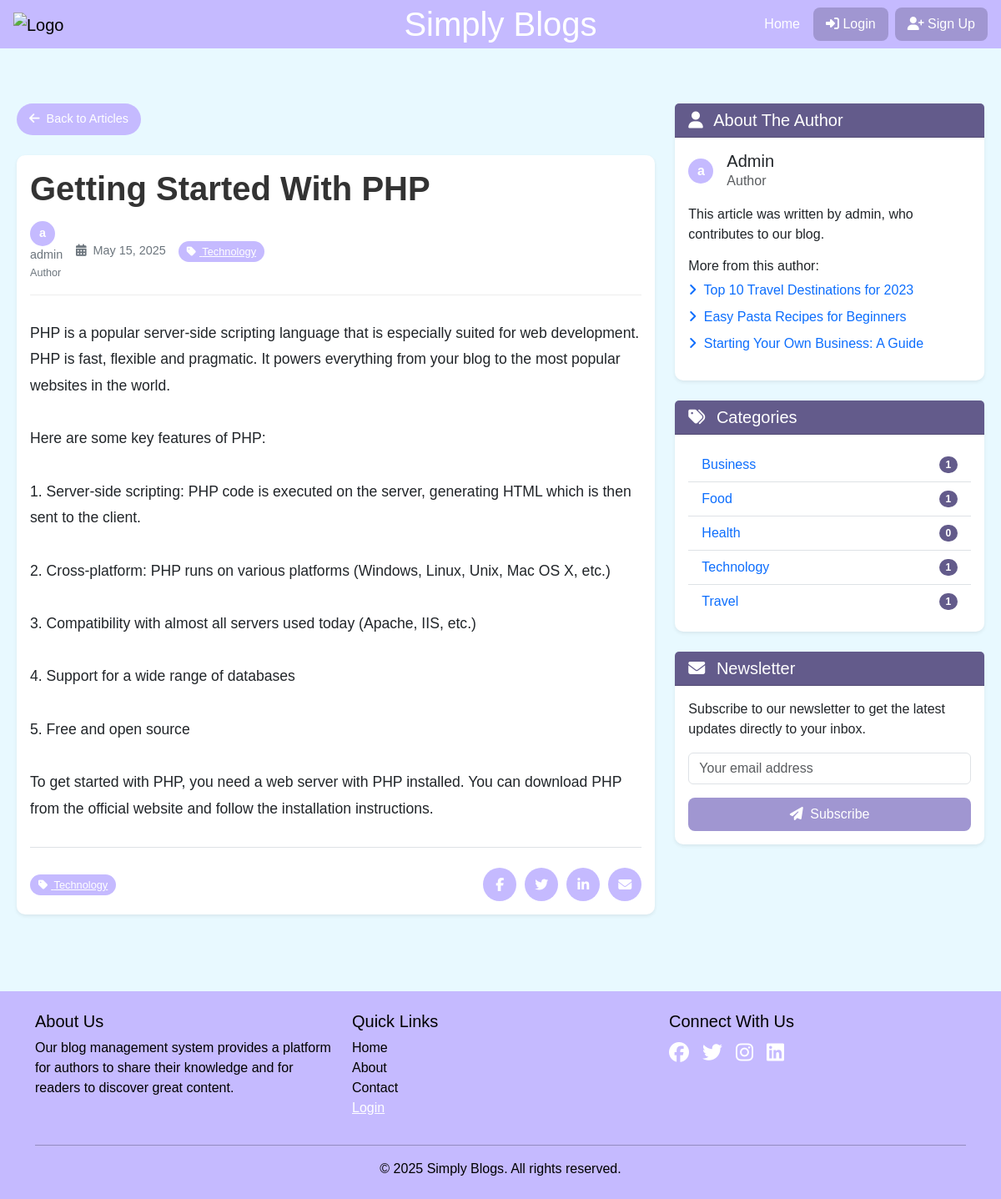
Screenshot of /view_post.php?id=1 with the database file from the repository.
### tables this page shows
CREATE TABLE IF NOT EXISTS posts_details (
  post_id INT AUTO_INCREMENT PRIMARY KEY,
  title VARCHAR(255) NOT NULL,
  content TEXT NOT NULL,
  r_author_id INT NOT NULL,
  r_category_id INT NOT NULL,
  image_link VARCHAR(255),
  post_status ENUM('draft', 'published') NOT NULL DEFAULT 'draft',
  create_time DATETIME NOT NULL DEFAULT CURRENT_TIMESTAMP,
  update_time DATETIME NOT NULL DEFAULT CURRENT_TIMESTAMP ON UPDATE CURRENT_TIMESTAMP,
  status_del TINYINT(1) NOT NULL DEFAULT 1,
  FOREIGN KEY (r_author_id) REFERENCES user_details(user_id),
  FOREIGN KEY (r_category_id) REFERENCES categories(category_id)
);

CREATE TABLE IF NOT EXISTS categories (
  category_id INT AUTO_INCREMENT PRIMARY KEY,
  category_name VARCHAR(50) NOT NULL UNIQUE,
  category_description TEXT,
  create_time DATETIME NOT NULL DEFAULT CURRENT_TIMESTAMP,
  update_time DATETIME NOT NULL DEFAULT CURRENT_TIMESTAMP ON UPDATE CURRENT_TIMESTAMP,
  status_del TINYINT(1) NOT NULL DEFAULT 1
);

### config/database.php (called while the page is built, shortened)
<?php
function db_connect()
{
    static $conn = null;
    if ($conn === null) {
        try {
            $conn = new PDO("mysql:host=" . DB_HOST . ";dbname=" . DB_NAME, DB_USER, DB_PASS);
            $conn->setAttribute(PDO::ATTR_ERRMODE, PDO::ERRMODE_EXCEPTION);
            $conn->setAttribute(PDO::ATTR_DEFAULT_FETCH_MODE, PDO::FETCH_ASSOC);
        } catch (PDOException $e) {
            die("Database connection failed: " . $e->getMessage());
        }
    }
    return $conn;
}
function db_query($query, $params = [])
{
    $conn = db_connect();
    $stmt = $conn->prepare($query);
    foreach ($params as $key => $value) {
        if (is_int($key)) {
            $paramIndex = $key + 1;
        } else {
            $paramIndex = $key;
        }
        if (is_int($value)) {
            $stmt->bindValue($paramIndex, $value, PDO::PARAM_INT);
        } else {
            $stmt->bindValue($paramIndex, $value);
        }
    }
    $stmt->execute();
    return $stmt;
}
function db_fetch_row($query, $params = [])
{
    $stmt = db_query($query, $params);
    return $stmt->fetch();
}
function db_fetch_all($query, $params = [])
{
    $stmt = db_query($query, $params);
    return $stmt->fetchAll();
}
?>

### includes/post_functions.php (called while the page is built, shortened)
<?php
require_once 'config/database.php';
require_once 'includes/functions.php';
function get_post($post_id)
{
    $post = db_fetch_row(
        "SELECT
            p.post_id,
            p.title,
            p.content,
            p.image_link,
            p.r_author_id,
            p.r_category_id,
            p.post_status,
            IFNULL(u.user_name, 'Unknown') AS author_name,
            IFNULL(c.category_name, 'Uncategorized') AS category_name,
            p.create_time,
            p.update_time
        FROM posts_details p
        LEFT JOIN user_details u ON p.r_author_id = u.user_id
        LEFT JOIN categories c ON p.r_category_id = c.category_id
        WHERE p.post_id = ? AND p.status_del = 1",
        [$post_id]
    );
    return $post;
}
function get_posts($options = [])
{
    $where_clauses = ["p.status_del = 1"];
    $params = [];
    if (isset($options['author_id'])) {
        $where_clauses[] = "p.r_author_id = ?";
        $params[] = $options['author_id'];
    }
    if (isset($options['category_id'])) {
        $where_clauses[] = "p.r_category_id = ?";
        $params[] = $options['category_id'];
    }
    if (isset($options['status'])) {
        $where_clauses[] = "p.post_status = ?";
        $params[] = $options['status'];
    }
    if (isset($options['exclude'])) {
        $where_clauses[] = "p.post_id != ?";
        $params[] = $options['exclude'];
    }
    $where_clause = implode(' AND ', $where_clauses);
    $limit = isset($options['limit']) ? (int) $options['limit'] : ITEMS_PER_PAGE;
    $offset = isset($options['offset']) ? (int) $options['offset'] : 0;
    $count_query = "SELECT COUNT(*) as total FROM posts_details p WHERE $where_clause";
    $total = db_fetch_row($count_query, $params)['total'];
    $query = "SELECT
                p.post_id,
                p.title,
                p.content,
                p.image_link,
                p.r_author_id,
                p.r_category_id,
                p.post_status,
                IFNULL(u.user_name, 'Unknown') AS author_name,
                IFNULL(c.category_name, 'Uncategorized') AS category_name,
                p.create_time,
                p.update_time
            FROM posts_details p
            LEFT JOIN user_details u ON p.r_author_id = u.user_id
            LEFT JOIN categories c ON p.r_category_id = c.category_id
            WHERE $where_clause
            ORDER BY p.create_time DESC
            LIMIT ? OFFSET ?";
    $params[] = (int) $limit;
    $params[] = (int) $offset;
    $posts = db_fetch_all($query, $params);
    return [
        'total' => $total,
        'limit' => $limit,
        'offset' => $offset,
        'posts' => $posts
    ];
}
?>

### includes/functions.php (called while the page is built, shortened)
<?php
function html_escape($string)
{
    return htmlspecialchars($string, ENT_QUOTES, 'UTF-8');
}
function format_date($date, $format = 'F j, Y')
{
    return date($format, strtotime($date));
}
?>

### includes/category_functions.php (called while the page is built, shortened)
<?php
require_once 'config/database.php';
require_once 'includes/functions.php';
function get_categories($with_post_count = false)
{
    if ($with_post_count) {
        return db_fetch_all(
            "SELECT
                c.category_id,
                c.category_name,
                c.category_description,
                COUNT(p.post_id) as post_count
            FROM categories c
            LEFT JOIN posts_details p ON c.category_id = p.r_category_id AND p.post_status = 'published' AND p.status_del = 1
            WHERE c.status_del = 1
            GROUP BY c.category_id
            ORDER BY c.category_name"
        );
    } else {
        return db_fetch_all(
            "SELECT
                category_id,
                category_name,
                category_description
            FROM categories
            WHERE status_del = 1
            ORDER BY category_name"
        );
    }
}
?>

### view_post.php (the view, shortened to what this page needs)
<?php
require_once 'config/database.php';
require_once 'includes/functions.php';
require_once 'includes/post_functions.php';
require_once 'includes/category_functions.php';
$post_id = $_GET['id'];
$post = get_post($post_id);
$categories = get_categories();
include('components/header.php');
?>
<div class="row">
    <div class="col-lg-8">
        <a href="end_user.php" class="back-button mb-4 d-inline-block">
            <i class="fas fa-arrow-left me-1"></i> Back to Articles
        </a>
        <article class="card shadow-sm mb-4">
            <div class="card-body">
                <header class="article-header">
                    <h1 class="article-title"><?php echo html_escape($post['title']); ?></h1>
                    <div class="article-meta">
                        <div class="author-info">
                            <div class="author-avatar">
                                <?php echo substr($post['author_name'], 0, 1); ?>
                            </div>
                            <div>
                                <div><?php echo html_escape($post['author_name']); ?></div>
                                <small>Author</small>
                            </div>
                        </div>
                        <div>
                            <i class="fas fa-calendar-alt me-1"></i>
                            <?php echo format_date($post['create_time']); ?>
                        </div>
                        <a href="end_user.php?category=<?php echo $post['r_category_id']; ?>" class="category-badge">
                            <i class="fas fa-tag me-1"></i> <?php echo html_escape($post['category_name']); ?>
                        </a>
                    </div>
                </header>
                <div class="article-content">
                    <?php echo nl2br(html_escape($post['content'])); ?>
                </div>
                <div class="d-flex justify-content-between align-items-center mt-4 pt-4 border-top">
                    <div>
                        <a href="end_user.php?category=<?php echo $post['r_category_id']; ?>" class="category-badge">
                            <i class="fas fa-tag me-1"></i> <?php echo html_escape($post['category_name']); ?>
                        </a>
                    </div>
                    <div class="share-buttons">
                        <a href="#" class="share-button share-facebook" title="Share on Facebook">
                            <i class="fab fa-facebook-f"></i>
                        </a>
                        <a href="#" class="share-button share-twitter" title="Share on Twitter">
                            <i class="fab fa-twitter"></i>
                        </a>
                        <a href="#" class="share-button share-linkedin" title="Share on LinkedIn">
                            <i class="fab fa-linkedin-in"></i>
                        </a>
                        <a href="#" class="share-button share-email" title="Share via Email">
                            <i class="fas fa-envelope"></i>
                        </a>
                    </div>
                </div>
            </div>
        </article>
    </div>
    <div class="col-lg-4">
        <div class="card mb-4 shadow-sm">
            <div class="card-header heading-for text-white">
                <h5 class="mb-0"><i class="fas fa-user me-2"></i> About the Author</h5>
            </div>
            <div class="card-body">
                <div class="d-flex align-items-center mb-3">
                    <div class="author-avatar me-3">
                        <?php echo substr($post['author_name'], 0, 1); ?>
                    </div>
                    <div>
                        <h5 class="mb-0"><?php echo html_escape($post['author_name']); ?></h5>
                        <div class="text-muted">Author</div>
                    </div>
                </div>
                <p>This article was written by <?php echo html_escape($post['author_name']); ?>, who contributes to our blog.</p>
                <?php
                $author_options = [
                    'status' => 'published',
                    'author_id' => $post['r_author_id'],
                    'limit' => 3,
                    'exclude' => $post_id
                ];
                $author_posts_result = get_posts($author_options);
                $author_posts = $author_posts_result['posts'];
                if (!empty($author_posts)):
                ?>
                    <h6 class="mt-3">More from this author:</h6>
                    <ul class="list-unstyled">
                        <?php foreach ($author_posts as $author_post): ?>
                            <li class="mb-2">
                                <a href="view_post.php?id=<?php echo $author_post['post_id']; ?>" class="text-decoration-none">
                                    <i class="fas fa-angle-right me-1"></i> <?php echo html_escape($author_post['title']); ?>
                                </a>
                            </li>
                        <?php endforeach; ?>
                    </ul>
                <?php endif; ?>
            </div>
        </div>
        <div class="card mb-4 shadow-sm">
            <div class="card-header heading-for text-white">
                <h5 class="mb-0"><i class="fas fa-tags me-2"></i> Categories</h5>
            </div>
            <div class="card-body">
                <ul class="list-group list-group-flush">
                    <?php foreach ($categories as $category): ?>
                        <li class="list-group-item d-flex justify-content-between align-items-center">
                            <a href="end_user.php?category=<?php echo $category['category_id']; ?>" class="text-decoration-none">
                                <?php echo html_escape($category['category_name']); ?>
                            </a>
                            <span class="badge heading-for rounded-pill">
                                <?php
                                $cat_posts = get_posts(['category_id' => $category['category_id'], 'status' => 'published']);
                                echo count($cat_posts['posts']);
                                ?>
                            </span>
                        </li>
                    <?php endforeach; ?>
                </ul>
            </div>
        </div>
        <div class="card mb-4 shadow-sm">
            <div class="card-header heading-for text-white">
                <h5 class="mb-0"><i class="fas fa-envelope me-2"></i> Newsletter</h5>
            </div>
            <div class="card-body">
                <p>Subscribe to our newsletter to get the latest updates directly to your inbox.</p>
                <form>
                    <div class="mb-3">
                        <input type="email" class="form-control" placeholder="Your email address">
                    </div>
                    <div class="d-grid">
                        <button type="submit" class="btn manual-button">
                            <i class="fas fa-paper-plane me-1"></i> Subscribe
                        </button>
                    </div>
                </form>
            </div>
        </div>
    </div>
</div>
<?php
include('components/footer.php');
?>

### rows the page displays
posts_details: title "Getting Started With PHP", create_time "May 15, 2025", content "PHP is a popular server-side scripting language that is especially suited for web development. PHP is fast, flexible and pragmatic. It powers everything from your blog to the most popular websites in the world. Here are some key features of PHP: 1. Server-side scripting: PHP code is executed on the server, generating HTML which is then sent to the client. 2. Cross-platform: PHP runs on various platforms (Windows, Linux, Unix, Mac OS X, etc.) 3. Compatibility with almost all servers used today (Apache, IIS, etc.) 4. Support for a wide range of databases 5. Free and open source To get started with PHP, you need a web server with PHP installed. You can download PHP from the official website…"
posts_details: title "Top 10 Travel Destinations for 2023"
posts_details: title "Easy Pasta Recipes for Beginners"
posts_details: title "Starting Your Own Business: A Guide"
categories: category_name "Business", count($cat_posts['posts']) "1"
categories: category_name "Food", count($cat_posts['posts']) "1"
categories: category_name "Health", count($cat_posts['posts']) "0"
categories: category_name "Technology", category_id "1"
categories: category_name "Travel", count($cat_posts['posts']) "1"

### other values shown
$header_title "Simply Blogs"
substr($post['author_name'], 0, 1) "a"
$post['author_name'] "admin"
$post['category_name'] "Technology"
$post['author_name'] "Admin"
SITE_NAME "Simply Blogs"
